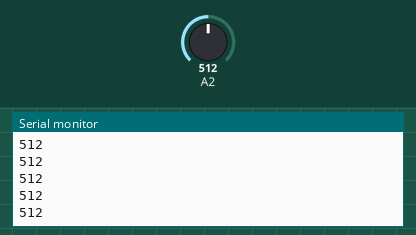
Simulated run of this sketch. Board: Arduino Uno, built with avr-gcc and run on an emulated ATmega328P. Shown: the last lines printed to the serial monitor. The test bench sets the inputs (shaded band); at power-on: A2 = 512.

Above: at 1.2 s.
1.3 s: A2 set to 716
At 2.4 s:
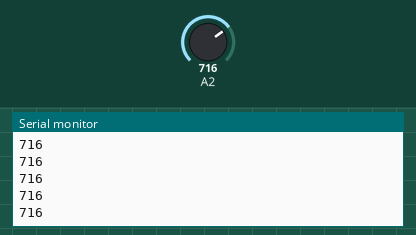
2.8 s: A2 set to 900
At 3.9 s:
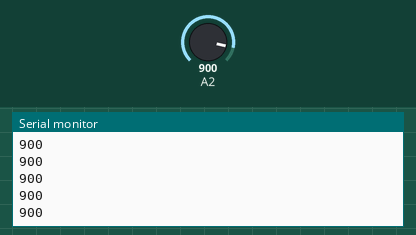
Timing chart, 0 to 5.8 s (numbered marks = the images above; inputs shaded):
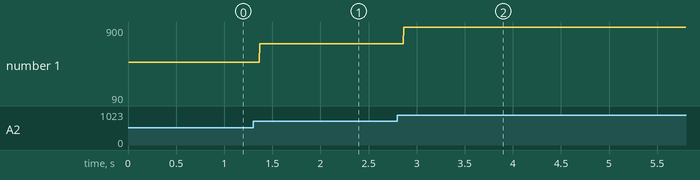

The sketch:

sensor_test.ino
```cpp
void setup() {
  // put your setup code here, to run once:
  pinMode(A2, INPUT);
  Serial.begin(9600);
  Serial.println("START");
}

void loop() {
  // put your main code here, to run repeatedly:
  Serial.println(analogRead(A2));
}
```

Measured:
- after the input at 1.3 s, the serial monitor: prints a new line after 0.07 s (image 1)
- after the input at 2.8 s, the serial monitor: prints a new line after 0.07 s (image 2)
- plotted number 1: 512 → 716 after the input at 1.3 s, 716 → 90 after the input at 2.8 s
